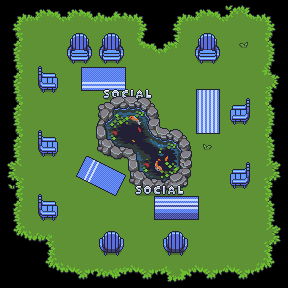

Tiled map render using the project's own tile images. Description and the whole map definition, tile-layer contents included, below:
An orthogonal 9x9 tile map with 32x32 px tiles, 5 tile layers (ground, chairs, signage 1, koi pond, ...), 2 tilesets.

<map version="1.5" tiledversion="1.7.2" orientation="orthogonal" renderorder="right-down" width="9" height="9" tilewidth="32" tileheight="32" infinite="0" nextlayerid="7" nextobjectid="1">
 <tileset firstgid="1" source="../../../../tilesets/gather_terrains_3.x.tsx" />
 <tileset firstgid="7841" source="Temp Coworking Social.tsx" />
 <layer id="1" name="ground" width="9" height="9">
  <data encoding="csv">
244,251,251,245,246,244,251,250,246,
324,322,322,322,327,328,322,261,326,
324,322,322,322,322,322,322,322,410,
324,322,322,322,322,322,322,260,326,
324,322,322,322,257,322,262,322,326,
411,322,322,322,322,322,322,322,409,
324,322,322,322,322,322,322,322,326,
404,248,322,322,322,322,322,322,409,
0,404,331,405,331,330,331,331,406
</data>
 </layer>
 <layer id="2" name="chairs" width="9" height="9">
  <data encoding="csv">
0,0,0,0,0,0,0,0,0,
0,0,7841,7841,0,0,7841,0,0,
0,7842,7876,7877,0,0,7846,0,0,
0,0,0,0,0,0,7856,7844,0,
0,7842,7848,7849,7850,0,7866,0,0,
0,0,7858,7859,7860,0,0,7844,0,
0,7842,7868,7869,2684362427,2684362417,2684362407,0,0,
0,0,0,7843,0,7843,0,0,0,
0,0,0,0,0,0,0,0,0
</data>
 </layer>
 <layer id="6" name="signage 1" width="9" height="9">
  <data encoding="csv">
0,0,0,0,0,0,0,0,0,
0,0,0,0,0,0,0,0,0,
0,0,0,7891,7892,0,0,0,0,
0,0,0,7901,7902,0,0,0,0,
0,0,0,0,0,0,0,0,0,
0,0,0,0,0,0,0,0,0,
0,0,0,0,0,0,0,0,0,
0,0,0,0,0,0,0,0,0,
0,0,0,0,0,0,0,0,0
</data>
 </layer>
 <layer id="4" name="koi pond" width="9" height="9">
  <data encoding="csv">
0,0,0,0,0,0,0,0,0,
0,0,0,0,0,0,0,0,0,
0,0,0,0,0,0,0,0,0,
0,0,0,7863,7864,7865,0,0,0,
0,0,0,7873,7874,7875,0,0,0,
0,0,0,7883,7884,7885,0,0,0,
0,0,0,0,0,0,0,0,0,
0,0,0,0,0,0,0,0,0,
0,0,0,0,0,0,0,0,0
</data>
 </layer>
 <layer id="5" name="signage 2" width="9" height="9">
  <data encoding="csv">
0,0,0,0,0,0,0,0,0,
0,0,0,0,0,0,0,0,0,
0,0,0,0,0,0,0,0,0,
0,0,0,0,0,0,0,0,0,
0,0,0,0,0,0,0,0,0,
0,0,0,0,7891,7892,0,0,0,
0,0,0,0,7901,7902,0,0,0,
0,0,0,0,0,0,0,0,0,
0,0,0,0,0,0,0,0,0
</data>
 </layer>
</map>
